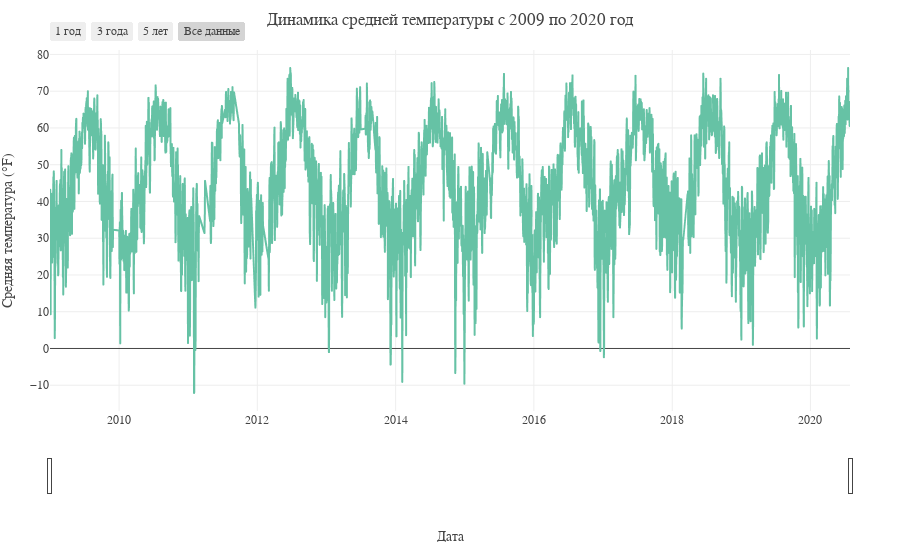

The notebook cell saved with this chart:
### Markdown cell above
# 7. Динамика температуры

### Code cell
# Создаем дополнительные временные признаки для анализа
df['Year'] = df['Date'].dt.year
df['Month'] = df['Date'].dt.month
df['DayOfYear'] = df['Date'].dt.dayofyear

# Интерактивный временной ряд температуры
fig = px.line(df, x='Date', y='Average temperature (°F)',
              title='Динамика средней температуры с 2009 по 2020 год',
              labels={'Average temperature (°F)': 'Средняя температура (°F)', 'Date': 'Дата'},
              template='custom')

fig.update_layout(
    xaxis=dict(
        rangeselector=dict(
            buttons=list([
                dict(count=1, label="1 год", step="year", stepmode="backward"),
                dict(count=3, label="3 года", step="year", stepmode="backward"),
                dict(count=5, label="5 лет", step="year", stepmode="backward"),
                dict(step="all", label="Все данные")
            ])
        ),
        rangeslider=dict(visible=True),
        type="date"
    )
)

fig.show()

### Figure 1 — Plotly figure (JSON) as saved in the notebook; plotly's stock layout.template omitted (floating-point values rounded to 4 significant figures; data arrays with more than 128 entries replaced by an {"elided": "..."} marker saying what was removed)
{"data": [{"hovertemplate": "Дата=%{x}<br>Средняя температура (°F)=%{y}<extra></extra>", "legendgroup": "", "line": {"color": "rgb(102,194,165)", "dash": "solid"}, "marker": {"symbol": "circle"}, "mode": "lines", "name": "", "showlegend": false, "type": "scattergl", "x": {"elided": "3902 str values"}, "xaxis": "x", "y": {"elided": "3902 float values"}, "yaxis": "y"}], "layout": {"legend": {"tracegroupgap": 0}, "title": {"text": "Динамика средней температуры с 2009 по 2020 год"}, "xaxis": {"anchor": "y", "domain": [0, 1], "rangeselector": {"buttons": [{"count": 1, "label": "1 год", "step": "year", "stepmode": "backward"}, {"count": 3, "label": "3 года", "step": "year", "stepmode": "backward"}, {"count": 5, "label": "5 лет", "step": "year", "stepmode": "backward"}, {"label": "Все данные", "step": "all"}]}, "rangeslider": {"visible": true}, "title": {"text": "Дата"}, "type": "date"}, "yaxis": {"anchor": "x", "domain": [0, 1], "title": {"text": "Средняя температура (°F)"}}}}
